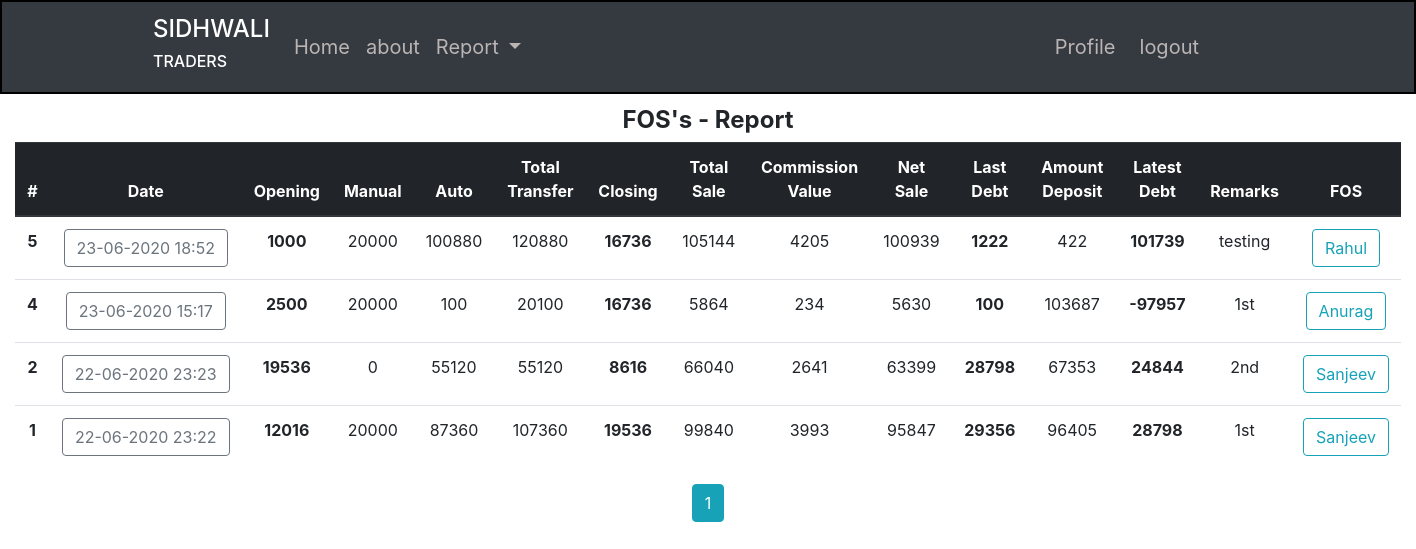
Page /home/hisaab/report (signed in) on the earlier database version.
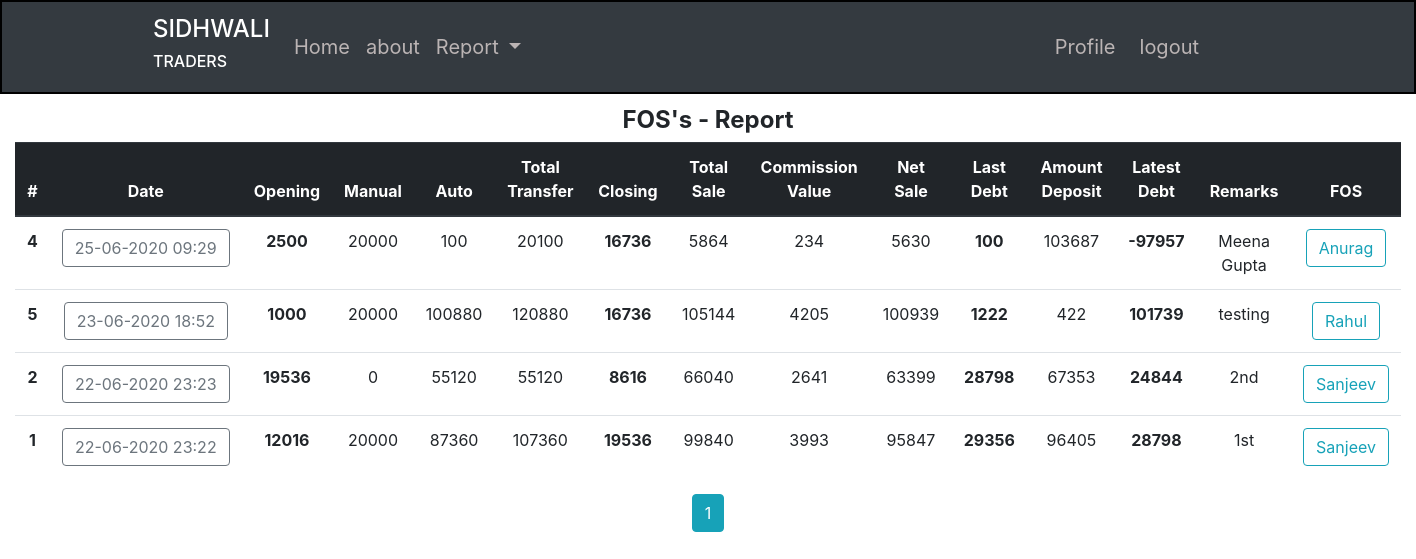
Same page on the later database version.
### crm/models.py (models this page shows, shortened)
class Hisaab(db.Model):
    id = db.Column(db.Integer, primary_key=True)
    date = db.Column(db.DateTime, nullable=False, default=datetime.now)
    open_bal = db.Column(db.Integer, nullable=False, default=0)
    manual_trans = db.Column(db.Integer, nullable=False, default=0)
    auto_trans = db.Column(db.Integer, nullable=False, default=0)
    closing = db.Column(db.Integer, nullable=False, default=0)
    total_trans = db.Column(db.Integer, default=0)
    total_sale = db.Column(db.Integer, default=0)
    commission_value = db.Column(db.Integer, default=0)
    net_sale = db.Column(db.Integer, default=0)
    last_debt = db.Column(db.Integer, nullable=False, default=0)
    amt_received = db.Column(db.Integer, nullable=False, default=0)
    latest_debt = db.Column(db.Integer, default=0)
    remarks = db.Column(db.Text, nullable=False)
    user_id = db.Column(db.Integer, db.ForeignKey("user.id"), nullable=False)

class User(db.Model, UserMixin):
    id = db.Column(db.Integer, primary_key=True)
    username = db.Column(db.String(20), unique=True, nullable=False)
    email = db.Column(db.String(120), unique=True, nullable=False)
    image_file = db.Column(db.String(20), nullable=False, default="default.jpeg")
    password = db.Column(db.String(20), nullable=False)
    pos_id = db.Column(db.Integer, unique=True, nullable=False)
    hisaab = db.relationship("Hisaab", backref="fos", lazy="dynamic")

### crm/routes.py (the view)
@app.route("/home/hisaab/report")
@login_required
def report():
    page = request.args.get("page", 1, type=int)
    hisaab = Hisaab.query.order_by(Hisaab.date.desc()).paginate(page=page, per_page=5)
    return render_template("report.html", title="Report", hisaab=hisaab, admin=admin)

### crm/models.py (called while the page is built)
@login_manager.user_loader
def load_user(user_id):
    return User.query.get(int(user_id))

### crm/templates/report.html
{% extends "index.html" %}
{% block content  %}
<div class="container-fluid text-center mt-2">
   {% if current_user.username == admin %}
   <legend class="font-weight-bold mb-1">FOS's - Report</legend>
   <table class="table">
      <thead class="thead-dark">
         <tr>
            <th scope="col">#</th>
            <th scope="col">Date</th>
            <th scope="col">Opening</th>
            <th scope="col">Manual</th>
            <th scope="col">Auto</th>
            <th scope="col">Total Transfer</th>
            <th scope="col">Closing</th>
            <th scope="col">Total Sale</th>
            <th scope="col">Commission Value</th>
            <th scope="col">Net Sale</th>
            <th scope="col">Last Debt</th>
            <th scope="col">Amount Deposit</th>
            <th scope="col">Latest Debt</th>
            <th scope="col">Remarks</th>
            <th scope="col">FOS</th>
         </tr>
      </thead>
      <tbody>
         {% for hisaab in hisaab.items %}
         <tr>
            <th scope="row">{{ hisaab.id }}</th>
            <td><a class="btn btn-outline-secondary"
                  href="{{ url_for('single_hisaab', hisaab_id=hisaab.id) }}">{{ hisaab.date.strftime("%d-%m-%Y %H:%M") }}</a>
            </td>
            <td><strong>{{ hisaab.open_bal }}</strong></td>
            <td>{{ hisaab.manual_trans }}</td>
            <td>{{ hisaab.auto_trans }}</td>
            <td>{{ hisaab.total_trans }}</td>
            <td><strong>{{ hisaab.closing }}</strong></td>
            <td>{{ hisaab.total_sale }}</td>
            <td>{{ hisaab.commission_value }}</td>
            <td>{{ hisaab.net_sale }}</td>
            <td><strong>{{ hisaab.last_debt }}</strong></td>
            <td>{{ hisaab.amt_received }}</td>
            <td><strong>{{ hisaab.latest_debt }}</strong></td>
            <td>{{ hisaab.remarks }}</td>
            <td><a class="btn btn-outline-info"
                  href="{{ url_for('user_hisaab', username=hisaab.fos.username) }}">{{ hisaab.fos.username }}</a></td>
         </tr>
         {% endfor %}
      </tbody>
   </table>
   {% for page_num in hisaab.iter_pages(left_edge=1, right_edge=1, left_current=1, right_current=3) %}
   {% if page_num %}
   {% if hisaab.page == page_num %}
   <a class="btn btn-info mb-4" href="{{ url_for('report', page=page_num) }}">{{ page_num }}</a>
   {% else %}
   <a class="btn btn-outline-info mb-4" href="{{ url_for('report', page=page_num) }}">{{ page_num }}</a>
   {% endif %}
   {% else %}
   ...
   {% endif %}
   {% endfor %}
   {% endif %}
</div>
{% endblock content %}

Differences in the rows shown:
changed Hisaab "Anurag": date "23-06-2020 15:17" → "25-06-2020 09:29"; remarks "1st" → "Meena Gupta"; moves up the list
